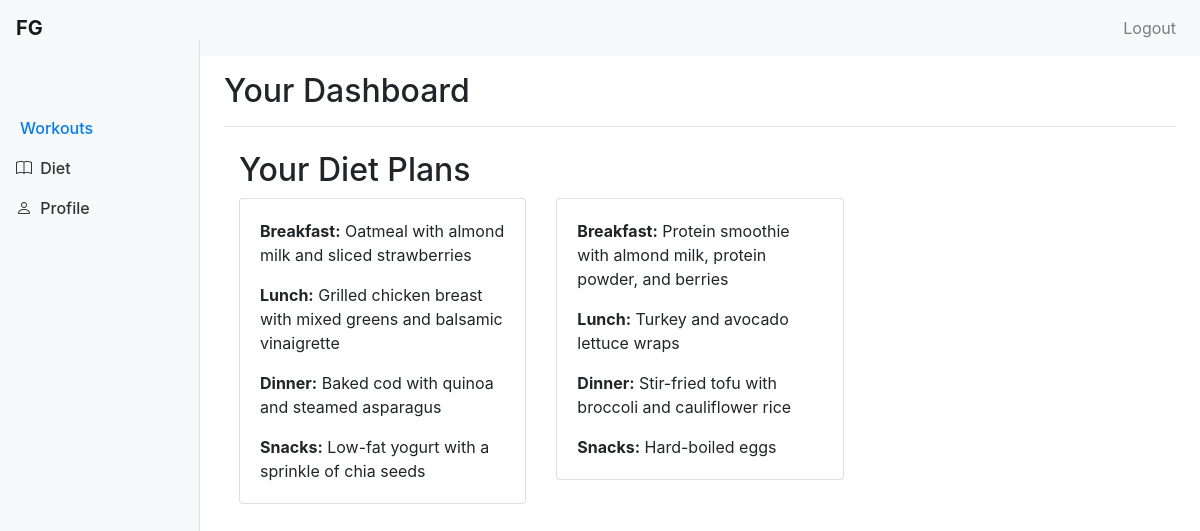
The page /diet (signed in) on the database its author committed.
### diet/models.py (models this page shows, shortened)
class DietPlan(models.Model):
    name = models.CharField(max_length=70)
    FITNESS_GOALS_CHOICES = [
        ('SF', 'Stay Fit'),
        ('LW', 'Lose Weight'),
        ('BM', 'Build Muscle'),
        ('KF', 'Keep Fit'),
        ('IE', 'Improve Endurance'),
    ]
    fitness_goal = models.CharField(
        max_length=20,
        choices=FITNESS_GOALS_CHOICES,
        default='SF'
    )
    breakfast = models.TextField()
    lunch = models.TextField()
    dinner = models.TextField()
    snacks = models.TextField()
    created_at = models.DateTimeField(auto_now_add=True)

### diet/views.py (the view)
# urls.py: path('', include(('diet.urls'))),
def diet(request):
    diet_plans = DietPlan.objects.all()
    return render(request, 'diet.html', {'diet_plans':diet_plans})

### templates/diet.html
{% extends 'dashboard_base.html' %}
{% block page_title %}Your Dashboard{% endblock %}
{% block content %}
<div class="container mt-4">
  <h2>Your Diet Plans</h2>
  <div class="row">
    {% for diet_plan in diet_plans %}
      {% if diet_plan.fitness_goal == request.user.profile.fitness_goal %}
        <div class="col-md-4 mb-4">
          <div class="card">
            <div class="card-body">
              <p class="card-text"><strong>Breakfast:</strong> {{ diet_plan.breakfast }}</p>
              <p class="card-text"><strong>Lunch:</strong> {{ diet_plan.lunch }}</p>
              <p class="card-text"><strong>Dinner:</strong> {{ diet_plan.dinner }}</p>
              <p class="card-text"><strong>Snacks:</strong> {{ diet_plan.snacks }}</p>
            </div>
          </div>
        </div>
      {% endif %}
    {% endfor %}
  </div>
</div>
{% endblock %}

### templates/dashboard_base.html (style rules this page uses)
body { padding-top: 0px; }

### rows shown on the page
DietPlan: breakfast "Oatmeal with almond milk and sliced strawberries", lunch "Grilled chicken breast with mixed greens and balsamic vinaigrette", dinner "Baked cod with quinoa and steamed asparagus", snacks "Low-fat yogurt with a sprinkle of chia seeds"
DietPlan: breakfast "Protein smoothie with almond milk, protein powder, and berries", lunch "Turkey and avocado lettuce wraps", dinner "Stir-fried tofu with broccoli and cauliflower rice", snacks "Hard-boiled eggs"
